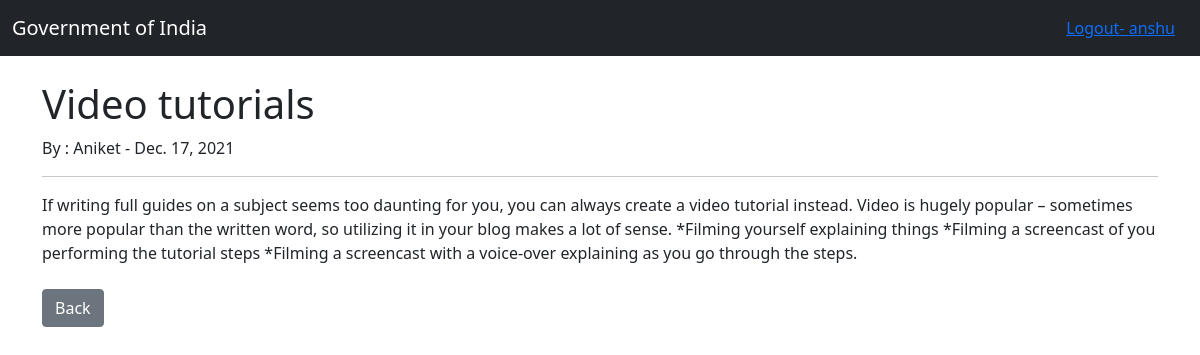
The app's page /article/5/ (signed in) with its own data.
### Theblog/models.py (models this page shows, shortened)
class Post(models.Model):
    title=models.CharField(max_length=255)
    title_tag=models.CharField(max_length=255)#default="blog hub")
    author=models.ForeignKey(User,on_delete=models.CASCADE)
    body=models.TextField()
    post_date= models.DateField(auto_now_add=True)
    category=models.CharField(max_length=255)#default="")
    likes=models.ManyToManyField(User,related_name='blog_posts')

### Theblog/views.py (the view)
# urls.py: path("article/<int:pk>/",ArticleDetailView.as_view(),name='article-detail'),
class ArticleDetailView(DetailView):
    model= Post
    template_name='article_details.html'

### Theblog/templates/article_details.html (shortened to what this page needs)
{% extends 'base.html' %}
{% block content%}
<br/>
<h1>{{ post.title}}</h1>
 By : {{post.author}} - {{post.post_date}}
<br>
<hr>
{{post.body|safe}}
<br/>
<br/>
<a href="{% url 'home' %}" class="btn btn-secondary"> Back </a>
{% endblock %}

### Theblog/templates/base.html (shortened to what this page needs)
<!doctype html>
<html lang="en">
  <head>
    <link href="https://cdn.jsdelivr.net/npm/bootstrap@5.1.3/dist/css/bootstrap.min.css" rel="stylesheet">
  </head>
  <body>
    <nav class="navbar navbar-dark bg-dark">
        <div class="container-fluid">
          <a class="navbar-brand " href="{% url 'home' %}">Government of India</a>
            {% if user.is_authenticated %}
                <a class="btn btn-link" href="{% url 'logout' %}"> Logout- {{request.user.username}}</a>
             {%else%}
                <a class="btn btn-link " href="{% url 'register' %}"> Register</a>
                <a class="btn btn-link" href="{% url 'login' %}"> Login</a>
             {%endif%}
        </div>
      </nav>
    <div class="container">
        {% block content %}
        {% endblock %}
    </div>
  </body>
</html>

### records on screen
Post: title "Video tutorials", author "Aniket", post_date "Dec. 17, 2021", body "If writing full guides on a subject seems too daunting for you, you can always create a video tutorial instead. Video is hugely popular – sometimes more popular than the written word, so utilizing it in your blog makes a lot of sense. *Filming yourself explaining things *Filming a screencast of you performing the tutorial steps *Filming a screencast with a voice-over explaining as you go through the steps."

### other values on screen
{{ request.user.username }} "anshu"
